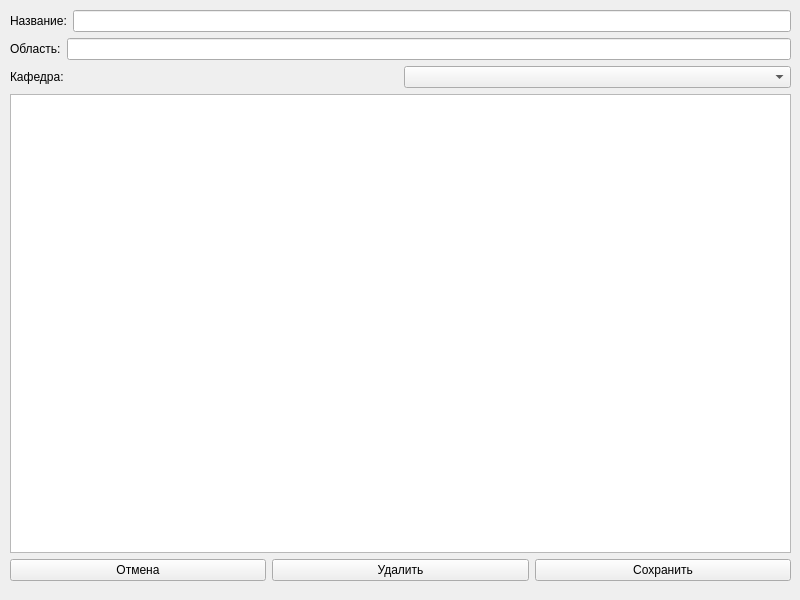
<?xml version="1.0" encoding="UTF-8"?>
<ui version="4.0">
 <class>editWindow</class>
 <widget class="QMainWindow" name="editWindow">
  <property name="geometry">
   <rect>
    <x>0</x>
    <y>0</y>
    <width>800</width>
    <height>600</height>
   </rect>
  </property>
  <property name="windowTitle">
   <string>Изменить</string>
  </property>
  <widget class="QWidget" name="centralwidget">
   <widget class="QWidget" name="verticalLayoutWidget">
    <property name="geometry">
     <rect>
      <x>10</x>
      <y>10</y>
      <width>781</width>
      <height>571</height>
     </rect>
    </property>
    <layout class="QVBoxLayout" name="verticalLayout">
     <property name="sizeConstraint">
      <enum>QLayout::SetMaximumSize</enum>
     </property>
     <item>
      <layout class="QHBoxLayout" name="horizontalLayout">
       <item>
        <widget class="QLabel" name="label">
         <property name="text">
          <string>Название:</string>
         </property>
        </widget>
       </item>
       <item>
        <widget class="QLineEdit" name="worknameEdit"/>
       </item>
      </layout>
     </item>
     <item>
      <layout class="QHBoxLayout" name="horizontalLayout_6">
       <item>
        <widget class="QLabel" name="label_6">
         <property name="text">
          <string>Область:</string>
         </property>
        </widget>
       </item>
       <item>
        <widget class="QLineEdit" name="fieldEdit"/>
       </item>
      </layout>
     </item>
     <item>
      <layout class="QHBoxLayout" name="horizontalLayout_7">
       <item>
        <widget class="QLabel" name="label_7">
         <property name="text">
          <string>Кафедра:</string>
         </property>
        </widget>
       </item>
       <item>
        <widget class="QComboBox" name="kafedraComboBox"/>
       </item>
      </layout>
     </item>
     <item>
      <widget class="QTableWidget" name="tableWidget">
       <property name="selectionMode">
        <enum>QAbstractItemView::SingleSelection</enum>
       </property>
       <attribute name="horizontalHeaderCascadingSectionResizes">
        <bool>true</bool>
       </attribute>
       <attribute name="horizontalHeaderShowSortIndicator" stdset="0">
        <bool>false</bool>
       </attribute>
       <attribute name="horizontalHeaderStretchLastSection">
        <bool>true</bool>
       </attribute>
      </widget>
     </item>
     <item>
      <layout class="QHBoxLayout" name="horizontalLayout_8">
       <item>
        <widget class="QPushButton" name="cancelButton">
         <property name="text">
          <string>Отмена</string>
         </property>
        </widget>
       </item>
       <item>
        <widget class="QPushButton" name="deleteButton">
         <property name="text">
          <string>Удалить</string>
         </property>
        </widget>
       </item>
       <item>
        <widget class="QPushButton" name="saveButton">
         <property name="text">
          <string>Сохранить</string>
         </property>
        </widget>
       </item>
      </layout>
     </item>
    </layout>
   </widget>
  </widget>
 </widget>
 <resources/>
 <connections/>
</ui>
